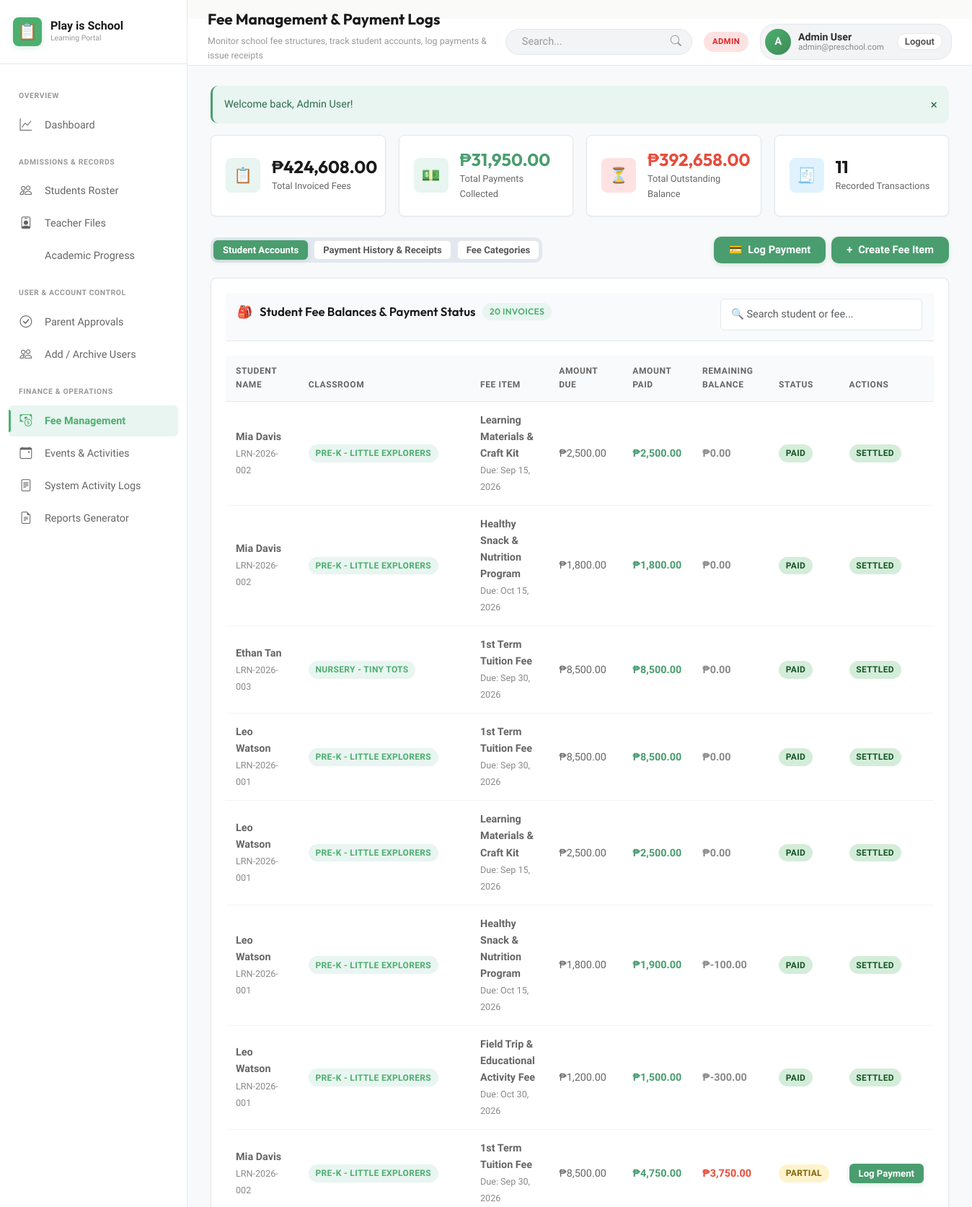
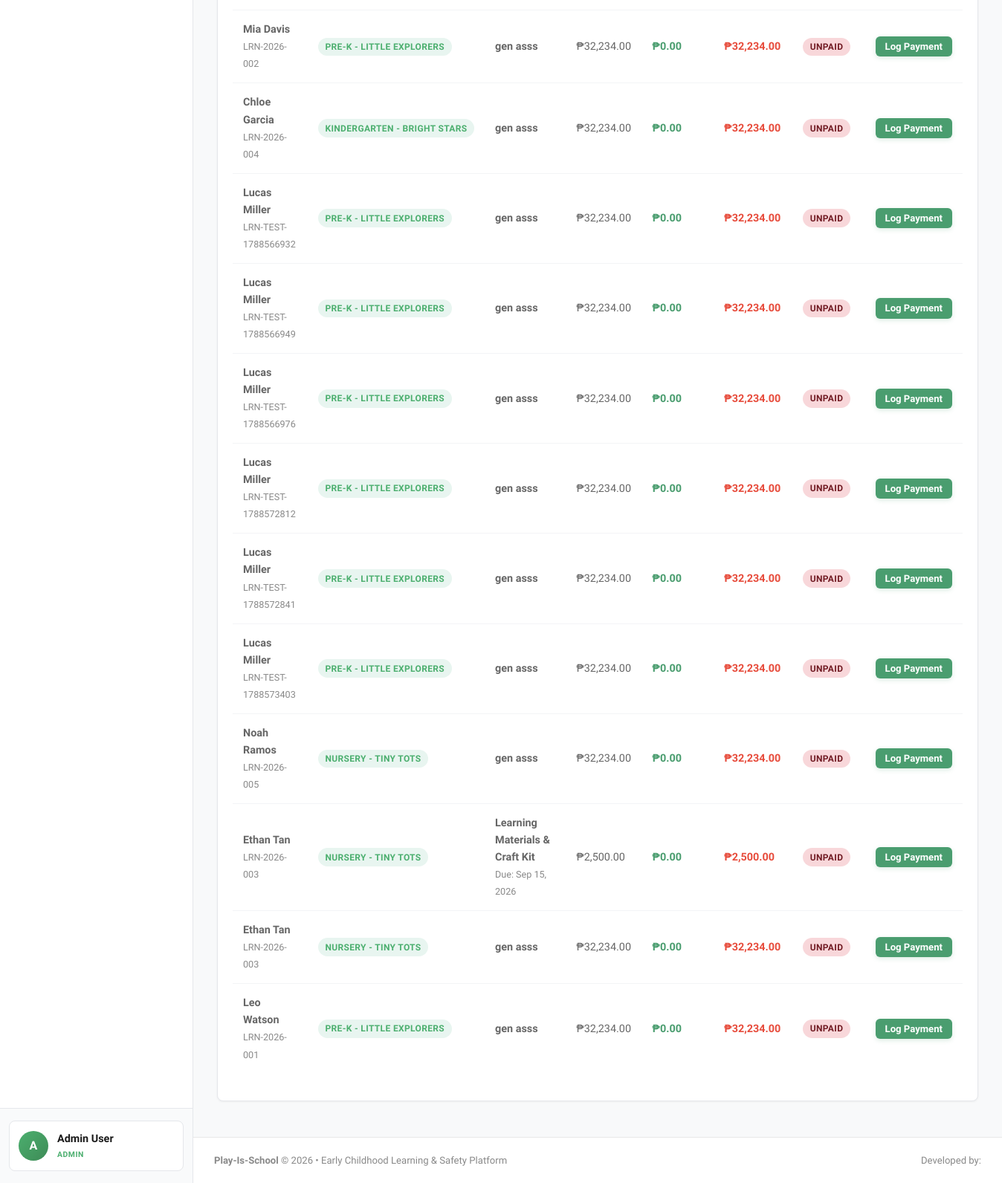
The page /admin/fees.php (signed in) on the database its author committed (2 pictures, top to bottom).
### tables this page shows
CREATE TABLE student_fees (
            id INTEGER PRIMARY KEY AUTOINCREMENT,
            student_id INTEGER NOT NULL,
            fee_id INTEGER NOT NULL,
            amount_due REAL NOT NULL,
            amount_paid REAL DEFAULT 0,
            status TEXT DEFAULT 'unpaid' CHECK(status IN ('unpaid', 'partially_paid', 'paid')),
            created_at DATETIME DEFAULT CURRENT_TIMESTAMP,
            FOREIGN KEY (student_id) REFERENCES students(id) ON DELETE CASCADE,
            FOREIGN KEY (fee_id) REFERENCES fees(id) ON DELETE CASCADE
        );

CREATE TABLE students (
            id INTEGER PRIMARY KEY AUTOINCREMENT,
            first_name TEXT NOT NULL,
            last_name TEXT NOT NULL,
            lrn TEXT UNIQUE,
            dob DATE NOT NULL,
            gender TEXT CHECK(gender IN ('Male', 'Female')),
            blood_type TEXT,
            classroom_id INTEGER,
            parent_id INTEGER,
            address TEXT,
            emergency_contact_name TEXT,
            emergency_contact_phone TEXT,
            allergies TEXT,
            medical_notes TEXT,
            enrollment_status TEXT DEFAULT 'enrolled' CHECK(enrollment_status IN ('enrolled', 'archived', 'withdrawn')),
            admission_date DATE,
            avatar TEXT,
            FOREIGN KEY (classroom_id) REFERENCES classrooms(id) ON DELETE SET NULL,
            FOREIGN KEY (parent_id) REFERENCES users(id) ON DELETE SET NULL
        );

CREATE TABLE classrooms (
            id INTEGER PRIMARY KEY AUTOINCREMENT,
            name TEXT NOT NULL,
            room_number TEXT,
            capacity INTEGER DEFAULT 20,
            teacher_id INTEGER,
            FOREIGN KEY (teacher_id) REFERENCES users(id) ON DELETE SET NULL
        );

CREATE TABLE fees (
            id INTEGER PRIMARY KEY AUTOINCREMENT,
            title TEXT NOT NULL,
            description TEXT,
            amount REAL NOT NULL,
            school_year TEXT NOT NULL,
            due_date DATE
        );

### config/config.php (called while the page is built, shortened)
<?php
function formatMoney($amount) {
    return '₱' . number_format((float)$amount, 2);
}
function formatDate($date, $format = 'M d, Y') {
    return date($format, strtotime($date));
}

### admin/fees.php (the view, shortened to what this page needs)
<?php
$db = getDB();
$totalInvoiced = $db->query("SELECT COALESCE(SUM(amount_due), 0) FROM student_fees")->fetchColumn();
$totalCollected = $db->query("SELECT COALESCE(SUM(amount_paid), 0) FROM student_fees")->fetchColumn();
$totalBalance = $totalInvoiced - $totalCollected;
$paymentsCount = $db->query("SELECT COUNT(*) FROM payment_logs")->fetchColumn();
$studentFees = $db->query("
    SELECT sf.*, s.first_name, s.last_name, s.lrn, c.name as class_name, f.title as fee_title, f.due_date
    FROM student_fees sf
    JOIN students s ON sf.student_id = s.id
    JOIN fees f ON sf.fee_id = f.id
    LEFT JOIN classrooms c ON s.classroom_id = c.id
    WHERE s.enrollment_status = 'enrolled'
    ORDER BY sf.status ASC, s.last_name ASC
")->fetchAll();
$activeTab = $_GET['tab'] ?? 'accounts';
require_once dirname(__DIR__) . '/includes/header.php';
?>
<div class="stat-grid">
    <div class="stat-card">
        <div class="stat-icon-wrapper stat-icon-primary">📋</div>
        <div class="stat-content">
            <div class="stat-value"><?= formatMoney($totalInvoiced) ?></div>
            <div class="stat-label">Total Invoiced Fees</div>
        </div>
    </div>
    <div class="stat-card">
        <div class="stat-icon-wrapper stat-icon-mint">💵</div>
        <div class="stat-content">
            <div class="stat-value" style="color: var(--mint);"><?= formatMoney($totalCollected) ?></div>
            <div class="stat-label">Total Payments Collected</div>
        </div>
    </div>
    <div class="stat-card">
        <div class="stat-icon-wrapper stat-icon-rose">⏳</div>
        <div class="stat-content">
            <div class="stat-value" style="color: var(--rose);"><?= formatMoney($totalBalance) ?></div>
            <div class="stat-label">Total Outstanding Balance</div>
        </div>
    </div>
    <div class="stat-card">
        <div class="stat-icon-wrapper stat-icon-sky">🧾</div>
        <div class="stat-content">
            <div class="stat-value"><?= number_format($paymentsCount) ?></div>
            <div class="stat-label">Recorded Transactions</div>
        </div>
    </div>
</div>
<div class="d-flex justify-between align-center" style="margin-bottom: 20px; flex-wrap: wrap; gap: 14px;">
    <div class="d-flex gap-2" style="background: #E2E8F0; padding: 4px; border-radius: var(--radius-md);">
        <a href="fees.php?tab=accounts" class="btn btn-sm <?= $activeTab === 'accounts' ? 'btn-primary' : 'btn-secondary' ?>">
            Student Accounts
        </a>
        <a href="fees.php?tab=payments" class="btn btn-sm <?= $activeTab === 'payments' ? 'btn-primary' : 'btn-secondary' ?>">
            Payment History & Receipts
        </a>
        <a href="fees.php?tab=structures" class="btn btn-sm <?= $activeTab === 'structures' ? 'btn-primary' : 'btn-secondary' ?>">
            Fee Categories
        </a>
    </div>
    <div class="d-flex gap-2">
        <button class="btn btn-mint" onclick="openLogPaymentModal()">
            <span>💳</span> Log Payment
        </button>
        <button class="btn btn-primary" onclick="openModal('addFeeModal')">
            <span>+</span> Create Fee Item
        </button>
    </div>
</div>
<?php if ($activeTab === 'accounts'): ?>
    <div class="card">
        <div class="card-header">
            <h3 class="card-title">
                <span>🎒</span> Student Fee Balances & Payment Status
                <span class="badge badge-primary"><?= count($studentFees) ?> Invoices</span>
            </h3>
            <input type="text" class="form-control" data-table-search="feeAccountsTable" placeholder="🔍 Search student or fee..." style="max-width: 280px;">
        </div>
        <div class="table-responsive">
            <table class="table" id="feeAccountsTable">
                <thead>
                    <tr>
                        <th>Student Name</th>
                        <th>Classroom</th>
                        <th>Fee Item</th>
                        <th>Amount Due</th>
                        <th>Amount Paid</th>
                        <th>Remaining Balance</th>
                        <th>Status</th>
                        <th>Actions</th>
                    </tr>
                </thead>
                <tbody>
                    <?php foreach ($studentFees as $sf):
                        $balance = $sf['amount_due'] - $sf['amount_paid'];
                    ?>
                        <tr>
                            <td>
                                <strong><?= htmlspecialchars($sf['first_name'] . ' ' . $sf['last_name']) ?></strong><br>
                                <small style="color: var(--text-muted);"><?= htmlspecialchars($sf['lrn']) ?></small>
                            </td>
                            <td><span class="badge badge-primary"><?= htmlspecialchars($sf['class_name'] ?? 'Unassigned') ?></span></td>
                            <td>
                                <strong><?= htmlspecialchars($sf['fee_title']) ?></strong>
                                <?php if ($sf['due_date']): ?>
                                    <br><small style="color: var(--text-muted);">Due: <?= formatDate($sf['due_date']) ?></small>
                                <?php endif; ?>
                            </td>
                            <td><?= formatMoney($sf['amount_due']) ?></td>
                            <td style="color: var(--mint); font-weight: 600;"><?= formatMoney($sf['amount_paid']) ?></td>
                            <td style="color: <?= $balance > 0 ? 'var(--rose)' : 'var(--text-muted)' ?>; font-weight: 700;">
                                <?= formatMoney($balance) ?>
                            </td>
                            <td>
                                <?php if ($sf['status'] === 'paid'): ?>
                                    <span class="badge badge-success">PAID</span>
                                <?php elseif ($sf['status'] === 'partially_paid'): ?>
                                    <span class="badge badge-warning">PARTIAL</span>
                                <?php else: ?>
                                    <span class="badge badge-danger">UNPAID</span>
                                <?php endif; ?>
                            </td>
                            <td>
                                <?php if ($balance > 0): ?>
                                    <button class="btn btn-mint btn-sm" onclick='prefillPayment(<?= json_encode($sf) ?>, <?= $balance ?>)'>
                                        Log Payment
                                    </button>
                                <?php else: ?>
                                    <span class="badge badge-success">Settled</span>
                                <?php endif; ?>
                            </td>
                        </tr>
                    <?php endforeach; ?>
                </tbody>
            </table>
        </div>
    </div>
<?php endif; ?>
<?php require_once dirname(__DIR__) . '/includes/footer.php'; ?>

### assets/css/style.css (style rules this page uses)
:root { --primary: #4A9D6F; --primary-light: #E8F5F0; --primary-hover: #2D6B4A; --primary-glow: rgba(74, 157, 111, 0.15); --accent: #E74C3C; --accent-light: #FDEEF0; --accent-hover: #C0392B; --secondary: #F4C430; --secondary-light: #FEF9E7; --secondary-hover: #D4A327; --sky: #5DADE2; --sky-light: #EAF2F8; --mint: #4A9D6F; --mint-light: #E8F5F0; --mint-dark: #2D6B4A; --rose: #E74C3C; --rose-light: #FDEEF0; --rose-dark: #A93226; --bg-main: #FAFAF8; --bg-card: #FFFFFF; --bg-card-subtle: #F5F3F1; --text-primary: #2C2C2C; --text-secondary: #5A5A5A; --text-muted: #898989; --border-color: #E8E8E8; --border-subtle: #F0F0F0; --grad-primary: linear-gradient(135deg, #4A9D6F 0%, #2D6B4A 100%); --grad-accent: linear-gradient(135deg, #E74C3C 0%, #C0392B 100%); --grad-secondary: linear-gradient(135deg, #F4C430 0%, #D4A327 100%); --grad-mint: linear-gradient(135deg, #4A9D6F 0%, #3D8760 100%); --grad-rose: linear-gradient(135deg, #E74C3C 0%, #C0392B 100%); --grad-hero: linear-gradient(135deg, #2D6B4A 0%, #4A9D6F 50%, #68B189 100%); --shadow-sm: 0 1px 2px 0 rgba(0, 0, 0, 0.03); --shadow-md: 0 2px 4px rgba(0, 0, 0, 0.05); --shadow-lg: 0 4px 8px rgba(0, 0, 0, 0.08); --shadow-xl: 0 8px 16px rgba(0, 0, 0, 0.1); --shadow-hover: 0 8px 16px rgba(74, 157, 111, 0.12); --radius-sm: 6px; --radius-md: 10px; --radius-lg: 14px; --radius-xl: 20px; --radius-full: 9999px; --trans-fast: 0.15s ease; --trans-normal: 0.25s ease; --trans-bounce: 0.3s ease; }
*, *::before, *::after { box-sizing: border-box; margin: 0; padding: 0; }
body { font-family: 'Plus Jakarta Sans', -apple-system, BlinkMacSystemFont, 'Segoe UI', Roboto, sans-serif; background-color: var(--bg-main); color: var(--text-primary); line-height: 1.6; -webkit-font-smoothing: antialiased; -moz-osx-font-smoothing: grayscale; min-height: 100vh; }
h1, h2, h3, h4, h5, h6 { font-family: 'Outfit', sans-serif; color: var(--text-primary); font-weight: 700; line-height: 1.25; }
a { color: var(--primary); text-decoration: none; transition: color var(--trans-fast); }
.btn { display: inline-flex; align-items: center; justify-content: center; gap: 8px; font-family: 'Plus Jakarta Sans', sans-serif; font-size: 0.92rem; font-weight: 600; padding: 10px 20px; border-radius: var(--radius-md); border: 1px solid transparent; cursor: pointer; transition: all var(--trans-fast); text-decoration: none; line-height: 1; white-space: nowrap; }
.btn-primary { background: var(--primary); color: #FFFFFF !important; box-shadow: 0 2px 6px rgba(74, 157, 111, 0.2); }
.btn-mint { background: var(--primary); color: #FFFFFF !important; box-shadow: 0 2px 6px rgba(74, 157, 111, 0.2); }
.btn-secondary { background: var(--bg-card); border-color: var(--border-color); color: var(--text-secondary) !important; }
.btn-sm { padding: 6px 12px; font-size: 0.82rem; border-radius: var(--radius-sm); }
.badge { display: inline-flex; align-items: center; gap: 5px; font-size: 0.74rem; font-weight: 600; text-transform: uppercase; letter-spacing: 0.03em; padding: 4px 10px; border-radius: var(--radius-full); line-height: 1; }
.badge-success { background: #E8F5F0; color: var(--primary); }
.badge-warning { background: #FEF9E7; color: var(--secondary-hover); }
.badge-danger { background: #FDEEF0; color: var(--accent); }
.badge-primary { background: #E8F5F0; color: var(--primary); }
.form-control, .form-select, textarea.form-control { width: 100%; padding: 10px 12px; font-family: inherit; font-size: 0.92rem; border: 1px solid var(--border-color); border-radius: var(--radius-md); background-color: var(--bg-card); color: var(--text-primary); transition: all var(--trans-fast); }
.d-flex { display: flex; }
.align-center { align-items: center; }
.justify-between { justify-content: space-between; }
.gap-2 { gap: 8px; }

### rows shown on the page
student_fees: student.last_name "Mia Davis", student.lrn "LRN-2026-002", classrooms.name "PRE-K - LITTLE EXPLORERS", fee.title "Learning Materials & Craft Kit", fee.due_date "Sep 15, 2026", amount_due "₱2,500.00", amount_paid "₱2,500.00", formatMoney($balance) "₱0.00", status "PAID", shows "SETTLED"
student_fees: student.last_name "Mia Davis", student.lrn "LRN-2026-002", classrooms.name "PRE-K - LITTLE EXPLORERS", fee.title "Healthy Snack & Nutrition Program", fee.due_date "Oct 15, 2026", amount_due "₱1,800.00", amount_paid "₱1,800.00", formatMoney($balance) "₱0.00", status "PAID", shows "SETTLED"
student_fees: student.last_name "Ethan Tan", student.lrn "LRN-2026-003", classrooms.name "NURSERY - TINY TOTS", fee.title "1st Term Tuition Fee", fee.due_date "Sep 30, 2026", amount_due "₱8,500.00", amount_paid "₱8,500.00", formatMoney($balance) "₱0.00", status "PAID", shows "SETTLED"
student_fees: student.last_name "Leo Watson", student.lrn "LRN-2026-001", classrooms.name "PRE-K - LITTLE EXPLORERS", fee.title "1st Term Tuition Fee", fee.due_date "Sep 30, 2026", amount_due "₱8,500.00", amount_paid "₱8,500.00", formatMoney($balance) "₱0.00", status "PAID", shows "SETTLED"
student_fees: student.last_name "Leo Watson", student.lrn "LRN-2026-001", classrooms.name "PRE-K - LITTLE EXPLORERS", fee.title "Learning Materials & Craft Kit", fee.due_date "Sep 15, 2026", amount_due "₱2,500.00", amount_paid "₱2,500.00", formatMoney($balance) "₱0.00", status "PAID", shows "SETTLED"
student_fees: student.last_name "Leo Watson", student.lrn "LRN-2026-001", classrooms.name "PRE-K - LITTLE EXPLORERS", fee.title "Healthy Snack & Nutrition Program", fee.due_date "Oct 15, 2026", amount_due "₱1,800.00", amount_paid "₱1,900.00", formatMoney($balance) "₱-100.00", status "PAID", shows "SETTLED"
student_fees: student.last_name "Leo Watson", student.lrn "LRN-2026-001", classrooms.name "PRE-K - LITTLE EXPLORERS", fee.title "Field Trip & Educational Activity Fee", fee.due_date "Oct 30, 2026", amount_due "₱1,200.00", amount_paid "₱1,500.00", formatMoney($balance) "₱-300.00", status "PAID", shows "SETTLED"
student_fees: student.last_name "Mia Davis", student.lrn "LRN-2026-002", classrooms.name "PRE-K - LITTLE EXPLORERS", fee.title "1st Term Tuition Fee", fee.due_date "Sep 30, 2026", amount_due "₱8,500.00", amount_paid "₱4,750.00", formatMoney($balance) "₱3,750.00", status "PARTIAL"
student_fees: student.last_name "Mia Davis", student.lrn "LRN-2026-002", classrooms.name "PRE-K - LITTLE EXPLORERS", fee.title "gen asss", amount_due "₱32,234.00", amount_paid "₱0.00", formatMoney($balance) "₱32,234.00", status "UNPAID"
student_fees: student.last_name "Chloe Garcia", student.lrn "LRN-2026-004", classrooms.name "KINDERGARTEN - BRIGHT STARS", fee.title "gen asss", amount_due "₱32,234.00", amount_paid "₱0.00", formatMoney($balance) "₱32,234.00", status "UNPAID"
student_fees: student.last_name "Lucas Miller", student.lrn "LRN-TEST-1788566932", classrooms.name "PRE-K - LITTLE EXPLORERS", fee.title "gen asss", amount_due "₱32,234.00", amount_paid "₱0.00", formatMoney($balance) "₱32,234.00", status "UNPAID"
student_fees: student.last_name "Lucas Miller", student.lrn "LRN-TEST-1788566949", classrooms.name "PRE-K - LITTLE EXPLORERS", fee.title "gen asss", amount_due "₱32,234.00", amount_paid "₱0.00", formatMoney($balance) "₱32,234.00", status "UNPAID"
student_fees: student.last_name "Lucas Miller", student.lrn "LRN-TEST-1788566976", classrooms.name "PRE-K - LITTLE EXPLORERS", fee.title "gen asss", amount_due "₱32,234.00", amount_paid "₱0.00", formatMoney($balance) "₱32,234.00", status "UNPAID"
student_fees: student.last_name "Lucas Miller", student.lrn "LRN-TEST-1788572812", classrooms.name "PRE-K - LITTLE EXPLORERS", fee.title "gen asss", amount_due "₱32,234.00", amount_paid "₱0.00", formatMoney($balance) "₱32,234.00", status "UNPAID"
student_fees: student.last_name "Lucas Miller", student.lrn "LRN-TEST-1788572841", classrooms.name "PRE-K - LITTLE EXPLORERS", fee.title "gen asss", amount_due "₱32,234.00", amount_paid "₱0.00", formatMoney($balance) "₱32,234.00", status "UNPAID"
student_fees: student.last_name "Lucas Miller", student.lrn "LRN-TEST-1788573403", classrooms.name "PRE-K - LITTLE EXPLORERS", fee.title "gen asss", amount_due "₱32,234.00", amount_paid "₱0.00", formatMoney($balance) "₱32,234.00", status "UNPAID"
student_fees: student.last_name "Noah Ramos", student.lrn "LRN-2026-005", classrooms.name "NURSERY - TINY TOTS", fee.title "gen asss", amount_due "₱32,234.00", amount_paid "₱0.00", formatMoney($balance) "₱32,234.00", status "UNPAID"
student_fees: student.last_name "Ethan Tan", student.lrn "LRN-2026-003", classrooms.name "NURSERY - TINY TOTS", fee.title "Learning Materials & Craft Kit", fee.due_date "Sep 15, 2026", amount_due "₱2,500.00", amount_paid "₱0.00", formatMoney($balance) "₱2,500.00", status "UNPAID"
student_fees: student.last_name "Ethan Tan", student.lrn "LRN-2026-003", classrooms.name "NURSERY - TINY TOTS", fee.title "gen asss", amount_due "₱32,234.00", amount_paid "₱0.00", formatMoney($balance) "₱32,234.00", status "UNPAID"
student_fees: student.last_name "Leo Watson", student.lrn "LRN-2026-001", classrooms.name "PRE-K - LITTLE EXPLORERS", fee.title "gen asss", amount_due "₱32,234.00", amount_paid "₱0.00", formatMoney($balance) "₱32,234.00", status "UNPAID"

### other values the page prints
substr($user['name'] ?? 'U', 0, 1) "A"
$user['name'] "Admin User"
$role "ADMIN"
$pageTitle "Fee Management & Payment Logs"
$pageSubtitle "Monitor school fee structures, track student accounts, log payments & issue receipts"
$user['email'] "admin@preschool.com"
$flash['message'] "Welcome back, Admin User!"
formatMoney($totalInvoiced) "₱424,608.00"
formatMoney($totalCollected) "₱31,950.00"
formatMoney($totalBalance) "₱392,658.00"
$paymentsCount "11"
count($studentFees) "20"
APP_NAME "Play-Is-School"
